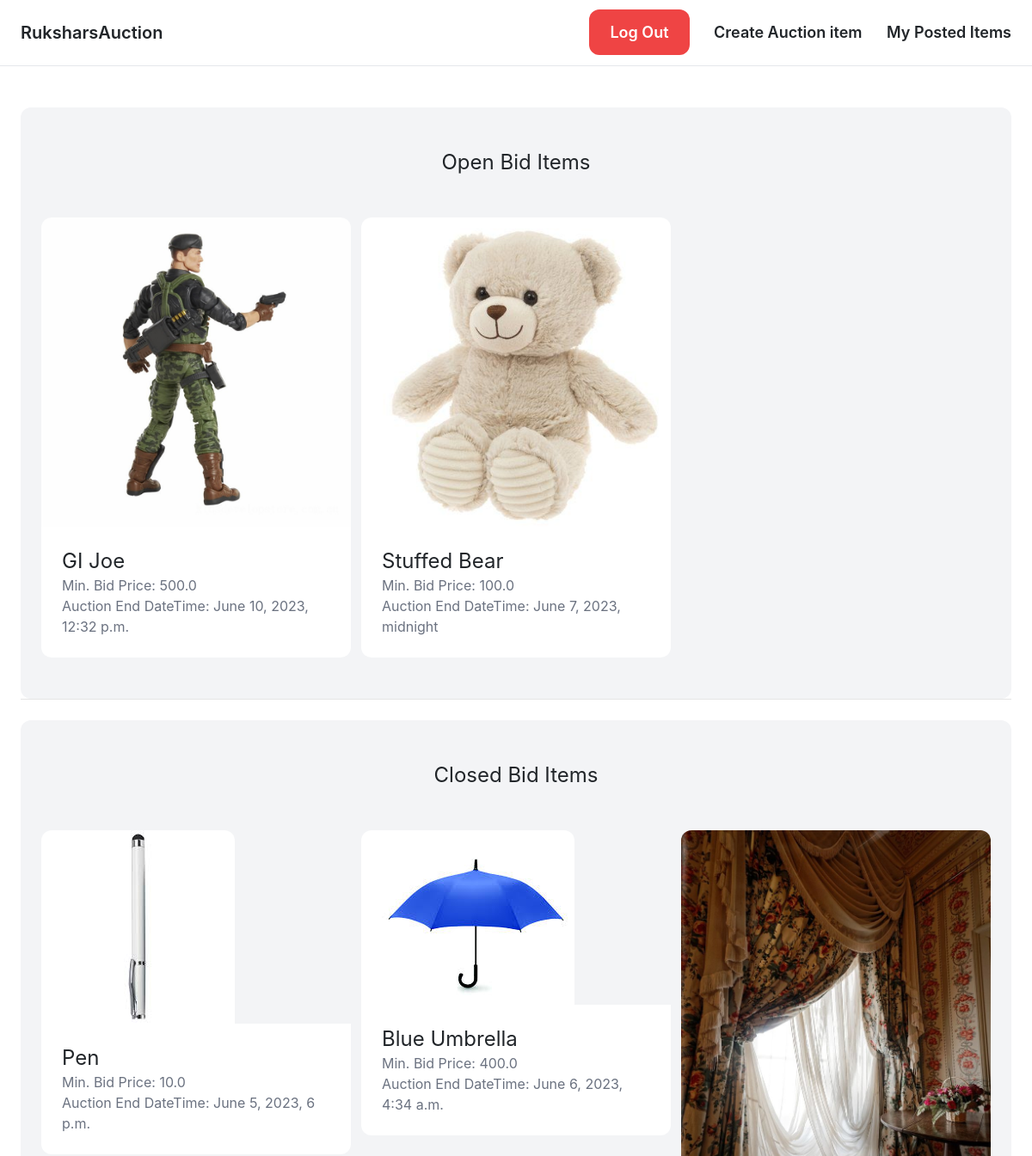
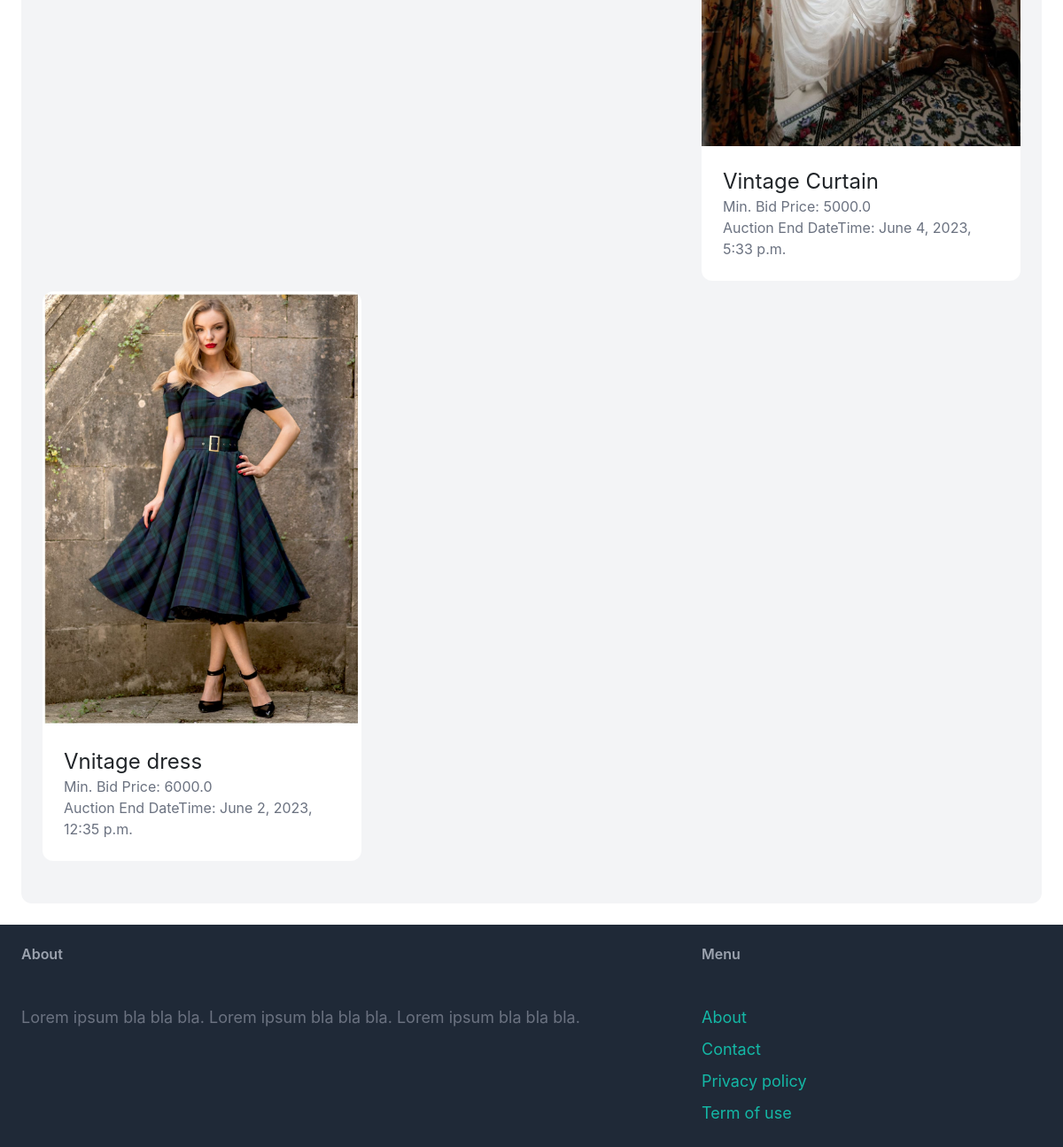
The app's page / (signed in) with its own data (2 pictures, top to bottom).
### item/models.py (models this page shows, shortened)
class Item(models.Model):
    name = models.CharField(max_length=255)
    description = models.TextField(blank=True, null=True)
    minimum_bid_price = models.FloatField()
    image = models.ImageField(upload_to='item_images',blank=True, null=True)
    is_bid_close = models.BooleanField(default=False)
    created_by = models.ForeignKey(CustomUser, related_name='items', on_delete=models.CASCADE)
    created_at = models.DateTimeField(auto_now_add=True)
    auction_end_datetime = models.DateTimeField()

### core/views.py (the view)
# urls.py: path('', views.index, name='index'),
@login_required
def index(request):
    close_bids()
    items_bid_open = Item.objects.filter(is_bid_close=False,auction_end_datetime__gt=timezone.now()).order_by('-auction_end_datetime')
    items_bid_close = Item.objects.filter(is_bid_close=True)
    return render(request, 'core/index.html', {
        'items_bid_open': items_bid_open,
        'items_bid_close': items_bid_close,
    })

### core/views.py (called while the page is built, shortened)
def close_bids():
    items_need_to_close_bid= Item.objects.filter(is_bid_close=False,auction_end_datetime__lte=timezone.now())
    print('Items whose bids are now closing:')

### core/templates/core/index.html (shortened to what this page needs)
{% extends 'core/base.html' %}
{% block content %}
    <div class="mt-6 px-6 py-12 bg-gray-100 rounded-xl">
        <h2 class="mb-12 text-2xl text-center">Open Bid Items</h2>
        <div class="grid grid-cols-3 gap-3">
            {% for item in items_bid_open %}
                <div>
                    <a href="{% url 'item:detail' item.id %}">
                        <div>
                            <img src="{{ item.image.url }}" class="rounded-t-xl">
                        </div>
                        <div class="p-6 bg-white rounded-b-xl">
                            <h2 class="text-2xl">{{ item.name }}</h2>
                            <p class="text-gray-500">Min. Bid Price: {{ item.minimum_bid_price }}</p>
                            <p class="text-gray-500">Auction End DateTime: {{ item.auction_end_datetime }}</p>
                        </div>
                    </a>
                </div>
            {% endfor %}
        </div>
    </div>
    <hr>
    <div class="mt-6 px-6 py-12 bg-gray-100 rounded-xl">
        <h2 class="mb-12 text-2xl text-center">Closed Bid Items</h2>
        <div class="grid grid-cols-3 gap-3">
            {% for item in items_bid_close %}
                <div>
                    <a href="{% url 'item:detail' item.id %}">
                        <div>
                            <img src="{{ item.image.url }}" class="rounded-t-xl">
                        </div>
                        <div class="p-6 bg-white rounded-b-xl">
                            <h2 class="text-2xl">{{ item.name }}</h2>
                            <p class="text-gray-500">Min. Bid Price: {{ item.minimum_bid_price }}</p>
                            <p class="text-gray-500">Auction End DateTime: {{ item.auction_end_datetime }}</p>
                        </div>
                    </a>
                </div>
            {% endfor %}
        </div>
    </div>
{% endblock %}

### records on screen
Item: image (picture), name "GI Joe", minimum_bid_price "500.0", auction_end_datetime "June 10, 2023, 12:32 p.m."
Item: image (picture), name "Stuffed Bear", minimum_bid_price "100.0", auction_end_datetime "June 7, 2023, midnight"
Item: image (picture), name "Pen", minimum_bid_price "10.0", auction_end_datetime "June 5, 2023, 6 p.m."
Item: image (picture), name "Blue Umbrella", minimum_bid_price "400.0", auction_end_datetime "June 6, 2023, 4:34 a.m."
Item: image (picture), name "Vintage Curtain", minimum_bid_price "5000.0", auction_end_datetime "June 4, 2023, 5:33 p.m."
Item: image (picture), name "Vnitage dress", minimum_bid_price "6000.0", auction_end_datetime "June 2, 2023, 12:35 p.m."
